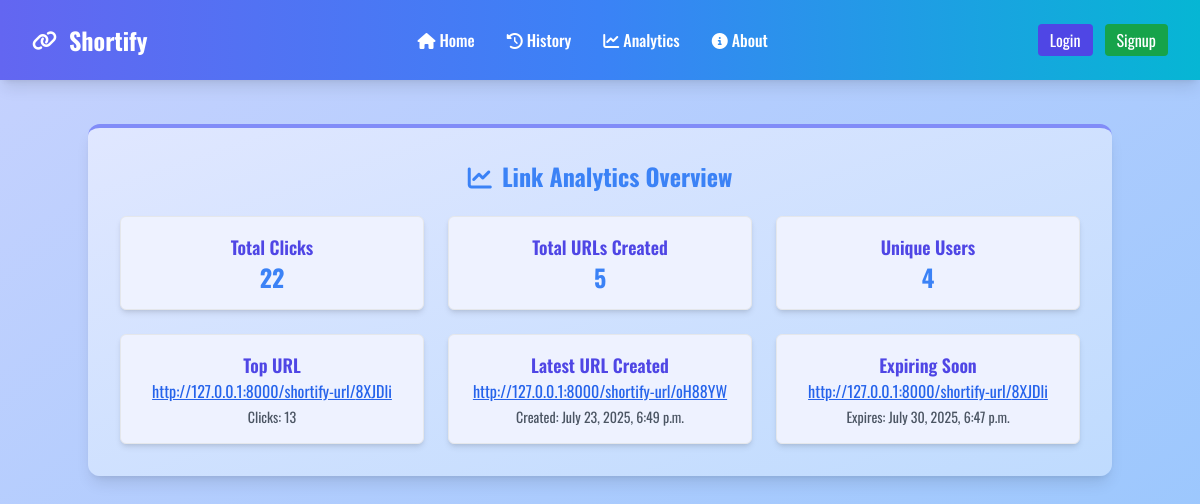
The page /analytics/ on the database its author committed.
### shortener/models.py (models this page shows, shortened)
class ShortURL(models.Model):
    user = models.ForeignKey(User, on_delete=models.CASCADE, null=True, blank=True)
    long_url = models.URLField()
    short_code = models.CharField(max_length=10, unique=True)
    click_count = models.PositiveIntegerField(default=0)
    expires_at = models.DateTimeField(null=True, blank=True)
    created_at = models.DateTimeField(auto_now_add=True)

### shortener/views/analytics.py (the view)
class AnalyticsView(TemplateView):
    template_name = "analytics.html"
    def get(self, request):
        urls = ShortURL.objects.all()
        total_clicks = urls.aggregate(total=Sum('click_count'))['total'] or 0
        total_urls = urls.count()
        unique_users = User.objects.count()
        top_url = urls.order_by('-click_count').first()
        recent_url = urls.order_by('-created_at').first()
        expiring_soon_url = urls.filter(expires_at__isnull=False, expires_at__gte=now()).order_by('expires_at').first()
        return render(request, self.template_name, {
            'total_clicks': total_clicks,
            'total_urls': total_urls,
            'unique_users': unique_users,
            'top_url': top_url,
            'recent_url': recent_url,
            'expiring_soon_url': expiring_soon_url,
        })

### templates/analytics.html (shortened to what this page needs)
{% extends 'base.html' %}
{% block content %}
<div class="flex items-center justify-center h-full">
	<div
		id="analytics"
		class="bg-gradient-to-br from-indigo-100 to-blue-200 shadow-lg rounded-xl w-full max-w-5xl p-8 border-t-4 border-indigo-400"
	>
		<h2 class="text-2xl font-bold text-blue-500 text-center mb-6">
			<i class="fa-solid fa-chart-line mr-1"></i> Link Analytics Overview
		</h2>
		<div class="grid grid-cols-1 md:grid-cols-3 gap-6 text-center">
			<div class="bg-indigo-50 p-4 rounded-md shadow-md border hover:shadow-lg transform hover:-translate-y-1 transition duration-300">
				<h3 class="text-lg font-semibold text-indigo-600">Total Clicks</h3>
				<p class="text-2xl font-bold text-blue-500">{{ total_clicks }}</p>
			</div>
			<div class="bg-indigo-50 p-4 rounded-md shadow-md border hover:shadow-lg transform hover:-translate-y-1 transition duration-300">
				<h3 class="text-lg font-semibold text-indigo-600">Total URLs Created</h3>
				<p class="text-2xl font-bold text-blue-500">{{ total_urls }}</p>
			</div>
			<div class="bg-indigo-50 p-4 rounded-md shadow-md border hover:shadow-lg transform hover:-translate-y-1 transition duration-300">
				<h3 class="text-lg font-semibold text-indigo-600">Unique Users</h3>
				<p class="text-2xl font-bold text-blue-500">{{ unique_users }}</p>
			</div>
			<div class="bg-indigo-50 p-4 rounded-md shadow-md border hover:shadow-lg transform hover:-translate-y-1 transition duration-300">
				<h3 class="text-lg font-semibold text-indigo-600">Top URL</h3>
				{% if top_url %}
					<p class="text-blue-600 underline truncate">
						http://127.0.0.1:8000/shortify-url/{{ top_url.short_code }}
					</p>
					<p class="text-sm text-gray-600 mt-1">Clicks: {{ top_url.click_count }}</p>
				{% else %}
					<p class="text-gray-500">No URLs available</p>
				{% endif %}
			</div>
			<div class="bg-indigo-50 p-4 rounded-md shadow-md border hover:shadow-lg transform hover:-translate-y-1 transition duration-300">
				<h3 class="text-lg font-semibold text-indigo-600">Latest URL Created</h3>
				{% if recent_url %}
					<p class="text-blue-600 underline truncate">
						http://127.0.0.1:8000/shortify-url/{{ recent_url.short_code }}
					</p>
					<p class="text-sm text-gray-600 mt-1">Created: {{ recent_url.created_at }}</p>
				{% else %}
					<p class="text-gray-500">No data</p>
				{% endif %}
			</div>
			<div class="bg-indigo-50 p-4 rounded-md shadow-md border hover:shadow-lg transform hover:-translate-y-1 transition duration-300">
				<h3 class="text-lg font-semibold text-indigo-600">Expiring Soon</h3>
				{% if expiring_soon_url %}
					<p class="text-blue-600 underline truncate">
						http://127.0.0.1:8000/shortify-url/{{ expiring_soon_url.short_code }}
					</p>
					<p class="text-sm text-gray-600 mt-1">Expires: {{ expiring_soon_url.expires_at }}</p>
				{% else %}
					<p class="text-gray-500">No upcoming expiry</p>
				{% endif %}
			</div>
		</div>
	</div>
</div>
{% endblock %}

### static/css/style.css (style rules this page uses)
body { font-family: "Oswald", serif; scroll-behavior: smooth; background: #4f46e5; }

### rows shown on the page
ShortURL: short_code "8XJDli", click_count "13", expires_at "July 30, 2025, 6:47 p.m."
ShortURL: short_code "oH88YW", created_at "July 23, 2025, 6:49 p.m."

### other values the page prints
{{ total_clicks }} "22"
{{ total_urls }} "5"
{{ unique_users }} "4"
